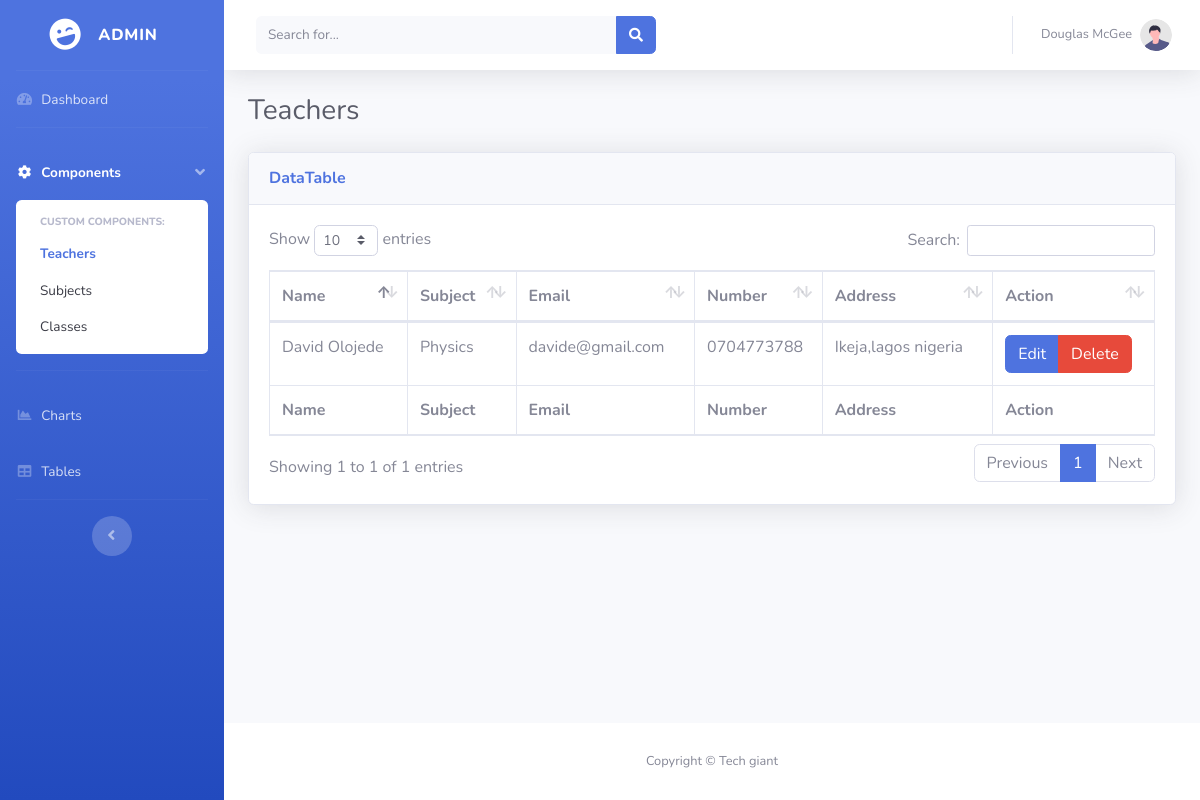
Screenshot of /teachers/teachers.php (signed in) with the database file from the repository.
### tables this page shows
CREATE TABLE `teacher` (
  `teacher_id` int(11) NOT NULL,
  `school_id` int(11) NOT NULL,
  `teacher_name` varchar(100) NOT NULL,
  `teacher_subject` varchar(200) NOT NULL,
  `teacher_adddress` varchar(200) NOT NULL,
  `teacher_phone` varchar(100) NOT NULL,
  `teacher_email` varchar(100) NOT NULL,
  `teacher_password` varchar(50) NOT NULL,
  `date` timestamp NOT NULL DEFAULT current_timestamp()
);

### teachers/teachers.php (the view, shortened to what this page needs)
<?php
require_once "../engine/database.php";
if(isset( $_SESSION["school_id"])){
$schoolId=$_SESSION["school_id"];
?>
<!DOCTYPE html>
<html lang="en">
<head>
    <link href="../vendor/fontawesome-free/css/all.min.css" rel="stylesheet" type="text/css">
                  <link href="https://cdn.jsdelivr.net/npm/bootstrap@5.2.2/dist/css/bootstrap.min.css" rel="stylesheet">
    <link href="../css/sb-admin-2.min.css" rel="stylesheet">
    <link href="../vendor/datatables/dataTables.bootstrap4.min.css" rel="stylesheet">
</head>
<body id="page-top">
    <div id="wrapper">
        <ul class="navbar-nav bg-gradient-primary sidebar sidebar-dark accordion" id="accordionSidebar">
            <a class="sidebar-brand d-flex align-items-center justify-content-center" href="index.html">
                <div class="sidebar-brand-icon rotate-n-15">
                    <i class="fas fa-laugh-wink"></i>
                </div>
                <div class="sidebar-brand-text mx-3">Admin <sup></sup></div>
            </a>
            <hr class="sidebar-divider my-0">
            <li class="nav-item">
                <a class="nav-link" href="../schools/school_dashboard.php">
                    <i class="fas fa-fw fa-tachometer-alt"></i>
                    <span>Dashboard</span></a>
            </li>
            <hr class="sidebar-divider">
            <li class="nav-item active">
                <a class="nav-link" href="#" data-toggle="collapse" data-target="#collapseTwo" aria-expanded="true"
                    aria-controls="collapseTwo">
                    <i class="fas fa-fw fa-cog"></i>
                    <span>Components</span>
                </a>
                <div id="collapseTwo" class="collapse show" aria-labelledby="headingTwo"
                    data-parent="#accordionSidebar">
                    <div class="bg-white py-2 collapse-inner rounded">
                        <h6 class="collapse-header">Custom Components:</h6>
                        <a class="collapse-item active" href="#">Teachers</a>
                        <a class="collapse-item" href="../schools/subject.php">Subjects</a>
                        <a class="collapse-item" href="../schools/class.php">Classes</a>
                    </div>
                </div>
            </li>
            <hr class="sidebar-divider">
            <li class="nav-item">
                <a class="nav-link" href="charts.html">
                    <i class="fas fa-fw fa-chart-area"></i>
                    <span>Charts</span></a>
            </li>
            <li class="nav-item">
                <a class="nav-link" href="tables.html">
                    <i class="fas fa-fw fa-table"></i>
                    <span>Tables</span></a>
            </li>
            <hr class="sidebar-divider d-none d-md-block">
            <div class="text-center d-none d-md-inline">
                <button class="rounded-circle border-0" id="sidebarToggle"></button>
            </div>
        </ul>
        <div id="content-wrapper" class="d-flex flex-column">
            <div id="content">
                <nav class="navbar navbar-expand navbar-light bg-white topbar mb-4 static-top shadow">
                    <form
                        class="d-none d-sm-inline-block form-inline mr-auto ml-md-3 my-2 my-md-0 mw-100 navbar-search">
                        <div class="input-group">
                            <input type="text" class="form-control bg-light border-0 small" placeholder="Search for..."
                                aria-label="Search" aria-describedby="basic-addon2">
                            <div class="input-group-append">
                                <button class="btn btn-primary" type="button">
                                    <i class="fas fa-search fa-sm"></i>
                                </button>
                            </div>
                        </div>
                    </form>
                    <ul class="navbar-nav ml-auto">
                        <li class="nav-item dropdown no-arrow">
                            <a class="nav-link dropdown-toggle" href="#" id="userDropdown" role="button"
                                data-toggle="dropdown" aria-haspopup="true" aria-expanded="false">
                                <span class="mr-2 d-none d-lg-inline text-gray-600 small">Douglas McGee</span>
                                <img class="img-profile rounded-circle"
                                    src="img/undraw_profile.svg">
                            </a>
                        </li>
                    </ul>
                </nav>
                <div class="container-fluid">
                    <h1 class="h3 mb-4 text-gray-800">Teachers</h1>
                    <div class="card shadow mb-4">
                        <div class="card-header py-3">
                            <h6 class="m-0 font-weight-bold text-primary">DataTable</h6>
                        </div>
                        <div class="card-body">
                            <div class="table-responsive">
                                <table class="table table-bordered" id="dataTable" width="100%" cellspacing="0">
                                    <thead>
                                        <tr>
                                            <th>Name</th>
                                            <th>Subject</th>
                                            <th>Email</th>
                                            <th>Number</th>
                                            <th>Address</th>
                                            <th>Action</th>
                                        </tr>
                                    </thead>
                                    <tfoot>
                                        <tr>
                                            <th>Name</th>
                                            <th>Subject</th>
                                            <th>Email</th>
                                            <th>Number</th>
                                            <th>Address</th>
                                            <th>Action</th>
                                        </tr>
                                    </tfoot>
                                    <tbody>
                              <?php
                              $sql= "SELECT * FROM teacher where school_id='$schoolId'";
                              $result = $conn->query($sql);
                              if (mysqli_num_rows($result) > 0) {
                              while($row = mysqli_fetch_assoc($result)) {
                              ?>
                                        <tr>
                                            <td id="tname"><?php echo $row["teacher_name"]?></td>
                                            <td id="tsubject"><?php echo $row["teacher_subject"]?></td>
                                            <td id="temail"><?php echo $row["teacher_email"]?></td>
                                            <td id="tphone"><?php echo $row["teacher_phone"]?></td>
                                            <td id="taddress"><?php echo $row["teacher_adddress"]?></td>
                                            <td>
                                                 <div class="input-group">
                                                  <button class="edit btn btn-primary" type="button" data-bs-toggle="modal" data-bs-target="#exampleModal2" data-bs-whatever="@getbootstrap" data-id="<?php echo $row['teacher_id']?>"
                                                   >Edit</button>
                                                  <button class=" delete btn btn-danger" type="button" data-id="<?php echo $row['teacher_id']?>">Delete</button>
                                                </div>
                                            </td>
                                        </tr>
              <?php
                    }
                }else{
                    echo "No data available";
                }
                ?>
                                    </tbody>
                                </table>
                            </div>
                        </div>
                    </div>
                </div>
            </div>
            <footer class="sticky-footer bg-white">
                <div class="container my-auto">
                    <div class="copyright text-center my-auto">
                        <span>Copyright &copy; Tech giant</span>
                    </div>
                </div>
            </footer>
        </div>
    </div>
</body>
</html>
<?php
}else{
    header("location: ../slogin.php");
}
?>

### rows the page displays
teacher: teacher_name "David Olojede", teacher_subject "Physics", teacher_email "davide@gmail.com", teacher_phone "0704773788", teacher_adddress "Ikeja,lagos nigeria"
